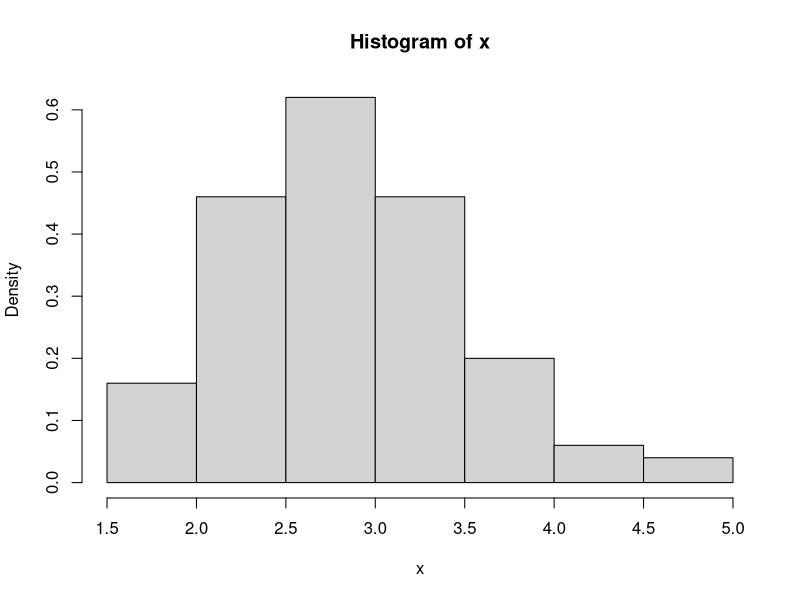
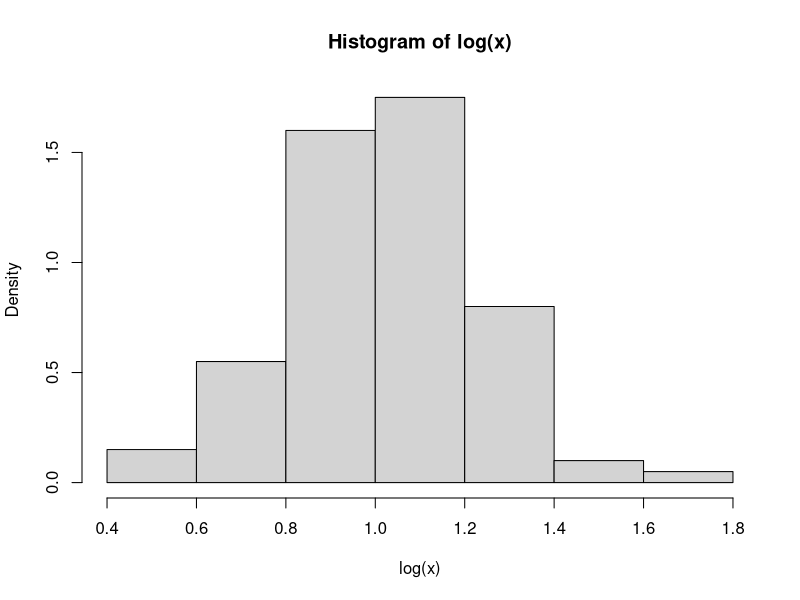

Generate these figures, in order, with R:
## ---- chunk 1
set.seed(1)
x <- rlnorm(100, 1, 0.25)

hist(x, prob = TRUE)
hist(log(x), prob = TRUE)
## ---- chunk 2
set.seed(1)
x <- rlnorm(100, 1, 0.25)

mean(x)
var(x)

mean(log(x))
var(log(x))
